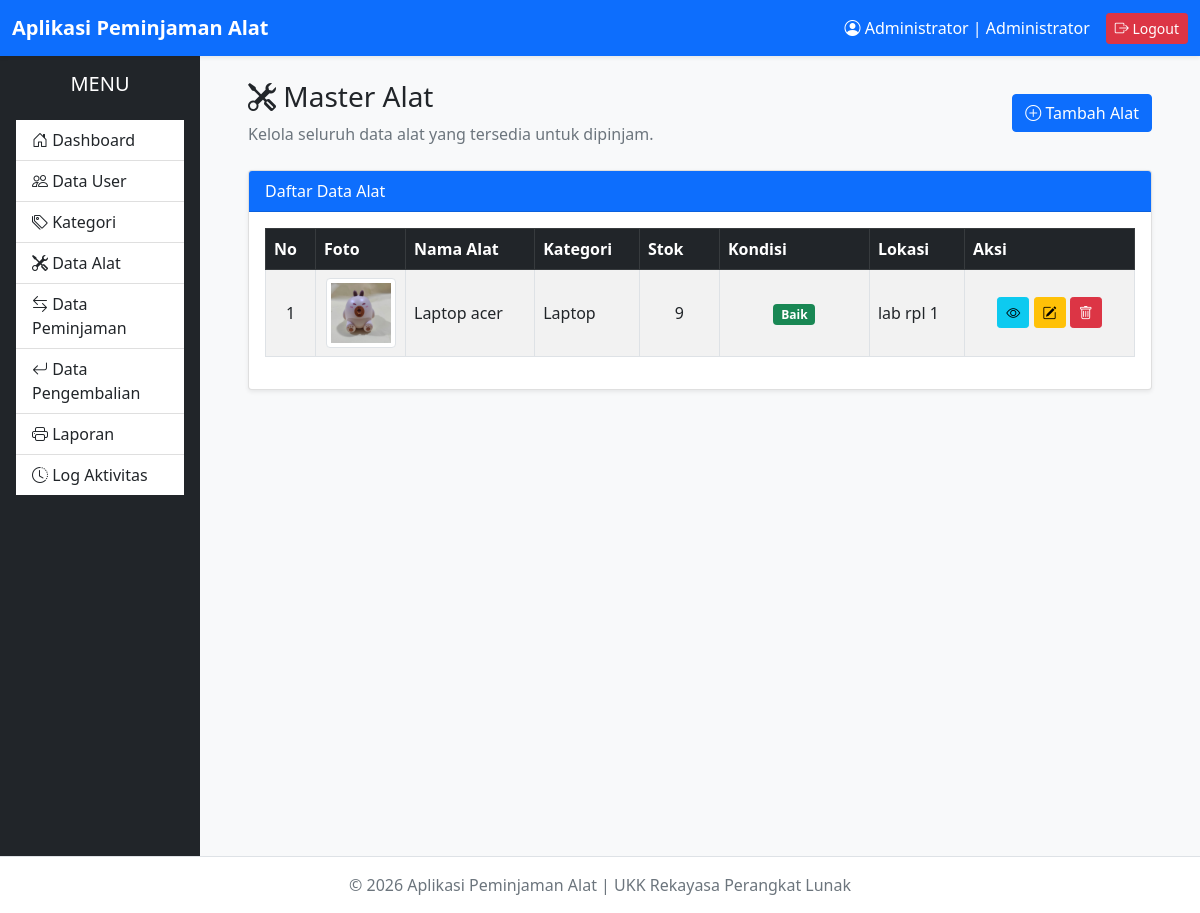
/administrator/alat/index.php (signed in), run on an earlier commit of the app's database.
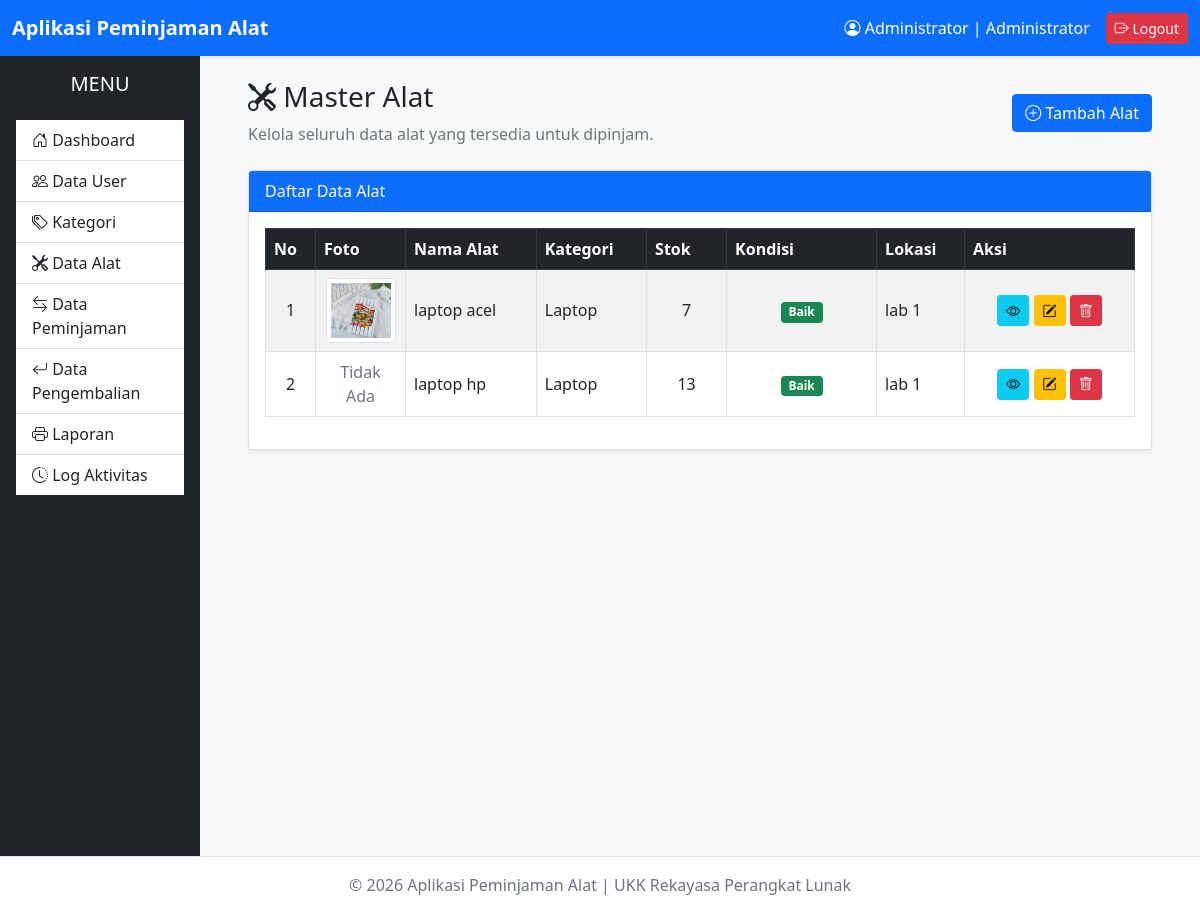
And on a later commit of the database.
### tables this page shows
CREATE TABLE `alat` (
  `id_alat` int(11) NOT NULL,
  `id_kategori` int(11) NOT NULL,
  `nama_alat` varchar(150) NOT NULL,
  `stok` int(11) NOT NULL DEFAULT 0,
  `kondisi` enum('Baik','Rusak Ringan','Rusak Berat') DEFAULT 'Baik',
  `lokasi` varchar(100) DEFAULT NULL,
  `foto` varchar(255) DEFAULT NULL,
  `created_at` timestamp NOT NULL DEFAULT current_timestamp(),
  `updated_at` timestamp NOT NULL DEFAULT current_timestamp() ON UPDATE current_timestamp()
);

CREATE TABLE `kategori` (
  `id_kategori` int(11) NOT NULL,
  `nama_kategori` varchar(100) NOT NULL
);

### administrator/alat/index.php (the view, shortened to what this page needs)
<?php
require_once '../../config/database.php';
$query = "
SELECT
    a.id_alat,
    a.nama_alat,
    a.stok,
    a.kondisi,
    a.lokasi,
    a.foto,
    k.nama_kategori
FROM alat a
INNER JOIN kategori k
ON a.id_kategori = k.id_kategori
ORDER BY a.nama_alat ASC
";
$result = $conn->query($query);
require_once '../../layouts/header.php';
require_once '../../layouts/navbar.php';
require_once '../../layouts/sidebar.php';
?>
<div class="container-fluid">
    <div class="d-flex justify-content-between align-items-center mb-4">
        <div>
            <h3>
                <i class="bi bi-tools"></i>
                Master Alat
            </h3>
            <p class="text-muted mb-0">
                Kelola seluruh data alat yang tersedia untuk dipinjam.
            </p>
        </div>
        <a href="tambah.php" class="btn btn-primary">
            <i class="bi bi-plus-circle"></i>
            Tambah Alat
        </a>
    </div>
    <div class="card shadow-sm">
        <div class="card-header bg-primary text-white">
            Daftar Data Alat
        </div>
        <div class="card-body">
            <div class="table-responsive">
                <table class="table table-bordered table-hover table-striped align-middle">
                    <thead class="table-dark">
                        <tr>
                            <th width="50">No</th>
                            <th width="90">Foto</th>
                            <th>Nama Alat</th>
                            <th>Kategori</th>
                            <th width="80">Stok</th>
                            <th width="150">Kondisi</th>
                            <th>Lokasi</th>
                            <th width="170">Aksi</th>
                        </tr>
                    </thead>
                    <tbody>
                        <?php
                    $no = 1;
                    if($result->num_rows > 0):
                    while($row = $result->fetch_assoc()):
                    ?>
                        <tr>
                            <td class="text-center">
                                <?= $no++ ?>
                            </td>
                            <td class="text-center">
                                <?php
                            $foto = "../../assets/img/alat/" . $row['foto'];
                            if(!empty($row['foto']) && file_exists($foto)):
                            ?>
                                <img src="<?= $foto ?>" class="img-thumbnail" width="70">
                                <?php else: ?>
                                <span class="text-muted">Tidak Ada</span>
                                <?php endif; ?>
                            </td>
                            <td>
                                <?= htmlspecialchars($row['nama_alat']) ?>
                            </td>
                            <td>
                                <?= htmlspecialchars($row['nama_kategori']) ?>
                            </td>
                            <td class="text-center">
                                <?= htmlspecialchars($row['stok']) ?>
                            </td>
                            <td class="text-center">
                                <?php
                                switch ($row['kondisi']) {
                                    case 'Baik':
                                        echo '<span class="badge bg-success">Baik</span>';
                                        break;
                                }
                                ?>
                            </td>
                            <td>
                                <?= htmlspecialchars($row['lokasi']) ?>
                            </td>
                            <td class="text-center">
                                <a href="detail.php?id=<?= $row['id_alat'] ?>" class="btn btn-info btn-sm">
                                    <i class="bi bi-eye"></i>
                                </a>
                                <a href="edit.php?id=<?= $row['id_alat'] ?>" class="btn btn-warning btn-sm">
                                    <i class="bi bi-pencil-square"></i>
                                </a>
                                <a href="hapus.php?id=<?= $row['id_alat'] ?>" class="btn btn-danger btn-sm"
                                    onclick="return confirm('Yakin ingin menghapus data alat ini?')">
                                    <i class="bi bi-trash"></i>
                                </a>
                            </td>
                        </tr>
                        <?php
                    endwhile;
                        endif; ?>
                    </tbody>
                </table>
            </div>
        </div>
    </div>
</div>
<?php
require_once '../../layouts/footer.php';
?>

### layouts/header.php (shortened to what this page needs)
<!DOCTYPE html>
<html lang="id">
<head>
    <link href="<?= BASE_URL ?>/assets/css/bootstrap.min.css" rel="stylesheet">
    <link href="<?= BASE_URL ?>/assets/icons/bootstrap-icons/bootstrap-icons.css" rel="stylesheet">
    <link href="<?= BASE_URL ?>/assets/css/style.css" rel="stylesheet">
</head>
<body class="bg-light">

### layouts/navbar.php (shortened to what this page needs)
<nav class="navbar navbar-expand-lg navbar-dark bg-primary shadow-sm">
    <div class="container-fluid">
        <a class="navbar-brand fw-bold" href="#">
            Aplikasi Peminjaman Alat
        </a>
        <div class="collapse navbar-collapse"
             id="navbarMenu">
            <ul class="navbar-nav ms-auto align-items-center">
                <li class="nav-item me-3">
                    <span class="text-white">
                        <i class="bi bi-person-circle"></i>
                        <?= $_SESSION['nama_lengkap']; ?>
                        |
                        <?= $_SESSION['level']; ?>
                    </span>
                </li>
                <li class="nav-item">
                    <a href="../auth/logout.php"
                       class="btn btn-danger btn-sm">
                        <i class="bi bi-box-arrow-right"></i>
                        Logout
                    </a>
                </li>
            </ul>
        </div>
    </div>
</nav>

### layouts/sidebar.php (shortened to what this page needs)
<div class="container-fluid">
    <div class="row">
        <div class="col-md-2 bg-dark text-white min-vh-100 p-0">
            <div class="p-3">
                <h5 class="text-center mb-4">
                    MENU
                </h5>
                <div class="list-group list-group-flush">
                    <a href="<?= BASE_URL ?>/administrator/dashboard.php" class="list-group-item list-group-item-action">
                        <i class="bi bi-house-door"></i>
                        Dashboard
                    </a>
                    <?php if ($_SESSION['level'] == 'Administrator') { ?>
                    <a href="<?= BASE_URL ?>/administrator/user/index.php"
                        class="list-group-item list-group-item-action">
                        <i class="bi bi-people"></i>
                        Data User
                    </a>
                    <a href="<?= BASE_URL ?>/administrator/kategori/index.php"
                        class="list-group-item list-group-item-action">
                        <i class="bi bi-tags"></i>
                        Kategori
                    </a>
                    <a href="<?= BASE_URL ?>/administrator/alat/index.php"
                        class="list-group-item list-group-item-action">
                        <i class="bi bi-tools"></i>
                        Data Alat
                    </a>
                    <a href="<?= BASE_URL ?>/administrator/peminjaman/index.php"
                        class="list-group-item list-group-item-action">
                        <i class="bi bi-arrow-left-right"></i>
                        Data Peminjaman
                    </a>
                    <a href="<?= BASE_URL ?>/administrator/pengembalian/index.php"
                        class="list-group-item list-group-item-action">
                        <i class="bi bi-arrow-return-left"></i>
                        Data Pengembalian
                    </a>
                    <a href="laporan/index.php" class="list-group-item list-group-item-action">
                        <i class="bi bi-printer"></i>
                        Laporan
                    </a>
                    <a href="<?= BASE_URL ?>/administrator/log_aktivitas/index.php" class="list-group-item list-group-item-action">
                        <i class="bi bi-clock-history"></i>
                        Log Aktivitas
                    </a>
                    <?php } ?>
                </div>
            </div>
        </div>
        <div class="col-md-10 p-4">

### layouts/footer.php (shortened to what this page needs)
</div>
</div>
</div>
<footer class="bg-white border-top py-3 mt-auto">
    <div class="container-fluid">
        <div class="text-center text-muted">
            &copy; <?= date('Y') ?>
            Aplikasi Peminjaman Alat |
            UKK Rekayasa Perangkat Lunak
        </div>
    </div>
</footer>
</body>
</html>

What changed in the data, as far as the page shows it:
changed alat: foto: a different picture; nama_alat "Laptop acer" → "laptop acel"; stok "9" → "7"; lokasi "lab rpl 1" → "lab 1"
added alat: shows "Tidak Ada", nama_alat "laptop hp", id_kategori.nama_kategori "Laptop", stok "13", kondisi "Baik", lokasi "lab 1"
